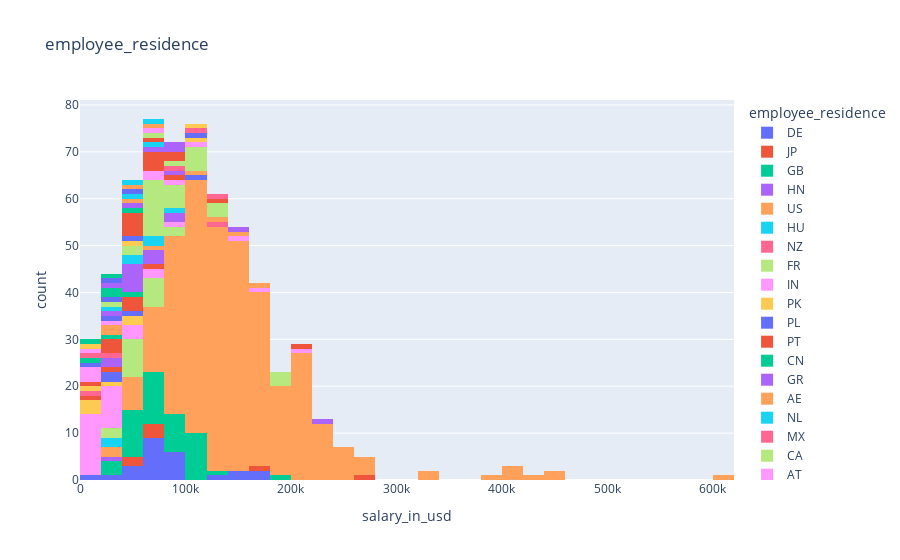

Notebook code for this chart:
### Markdown cell above
From this violin plot, a wide range of fulltime (FT) data scientist earned prettey well. This could be as a result of their increased working hours

### Code cell
px.histogram(ds_salaries_df, x='salary_in_usd', color='employee_residence', title='employee_residence')

### Figure 1 — Plotly figure (JSON) as saved in the notebook; plotly's stock layout.template omitted (floating-point values rounded to 4 significant figures; data arrays with more than 128 entries replaced by an {"elided": "..."} marker saying what was removed)
{"data": [{"alignmentgroup": "True", "bingroup": "x", "hovertemplate": "employee_residence=DE<br>salary_in_usd=%{x}<br>count=%{y}<extra></extra>", "legendgroup": "DE", "marker": {"color": "#636efa", "pattern": {"shape": ""}}, "name": "DE", "offsetgroup": "DE", "orientation": "v", "showlegend": true, "type": "histogram", "x": [79833, 59303, 15966, 148261, 62726, 49268, 79197, 76833, 95746, 94564, 63831, 130026, 90734, 61467, 24823, 90734, 88654, 173762, 141846, 63831, 65013, 76833, 87932, 54957, 162674], "xaxis": "x", "yaxis": "y"}, {"alignmentgroup": "True", "bingroup": "x", "hovertemplate": "employee_residence=JP<br>salary_in_usd=%{x}<br>count=%{y}<extra></extra>", "legendgroup": "JP", "marker": {"color": "#EF553B", "pattern": {"shape": ""}}, "name": "JP", "offsetgroup": "JP", "orientation": "v", "showlegend": true, "type": "histogram", "x": [260000, 41689, 63711, 77364, 168000, 74000, 40000], "xaxis": "x", "yaxis": "y"}, {"alignmentgroup": "True", "bingroup": "x", "hovertemplate": "employee_residence=GB<br>salary_in_usd=%{x}<br>count=%{y}<extra></extra>", "legendgroup": "GB", "marker": {"color": "#00cc96", "pattern": {"shape": ""}}, "name": "GB", "offsetgroup": "GB", "orientation": "v", "showlegend": true, "type": "histogram", "x": [109024, 112872, 76958, 82528, 54238, 51519, 113476, 103160, 110037, 82528, 61896, 116914, 56256, 72212, 96282, 117789, 104702, 52351, 65438, 39263, 78526, 52351, 45807, 78526, 65438, 37300, 124333, 98158, 117789, 98158, 52351, 71982, 45807, 78526, 58894, 39263, 104702, 91614, 98158, 78526, 183228, 91614, 65438, 45807], "xaxis": "x", "yaxis": "y"}, {"alignmentgroup": "True", "bingroup": "x", "hovertemplate": "employee_residence=HN<br>salary_in_usd=%{x}<br>count=%{y}<extra></extra>", "legendgroup": "HN", "marker": {"color": "#ab63fa", "pattern": {"shape": ""}}, "name": "HN", "offsetgroup": "HN", "orientation": "v", "showlegend": true, "type": "histogram", "x": [20000], "xaxis": "x", "yaxis": "y"}, {"alignmentgroup": "True", "bingroup": "x", "hovertemplate": "employee_residence=US<br>salary_in_usd=%{x}<br>count=%{y}<extra></extra>", "legendgroup": "US", "marker": {"color": "#FFA15A", "pattern": {"shape": ""}}, "name": "US", "offsetgroup": "US", "orientation": "v", "showlegend": true, "type": "histogram", "x": {"elided": "332 int values"}, "xaxis": "x", "yaxis": "y"}, {"alignmentgroup": "True", "bingroup": "x", "hovertemplate": "employee_residence=HU<br>salary_in_usd=%{x}<br>count=%{y}<extra></extra>", "legendgroup": "HU", "marker": {"color": "#19d3f3", "pattern": {"shape": ""}}, "name": "HU", "offsetgroup": "HU", "orientation": "v", "showlegend": true, "type": "histogram", "x": [35735, 36259], "xaxis": "x", "yaxis": "y"}, {"alignmentgroup": "True", "bingroup": "x", "hovertemplate": "employee_residence=NZ<br>salary_in_usd=%{x}<br>count=%{y}<extra></extra>", "legendgroup": "NZ", "marker": {"color": "#FF6692", "pattern": {"shape": ""}}, "name": "NZ", "offsetgroup": "NZ", "orientation": "v", "showlegend": true, "type": "histogram", "x": [125000], "xaxis": "x", "yaxis": "y"}, {"alignmentgroup": "True", "bingroup": "x", "hovertemplate": "employee_residence=FR<br>salary_in_usd=%{x}<br>count=%{y}<extra></extra>", "legendgroup": "FR", "marker": {"color": "#B6E880", "pattern": {"shape": ""}}, "name": "FR", "offsetgroup": "FR", "orientation": "v", "showlegend": true, "type": "histogram", "x": [51321, 39916, 46759, 70139, 62726, 42197, 53192, 59102, 49646, 62649, 69741, 50000, 56738, 36643, 77684, 87932, 93427, 68147], "xaxis": "x", "yaxis": "y"}, {"alignmentgroup": "True", "bingroup": "x", "hovertemplate": "employee_residence=IN<br>salary_in_usd=%{x}<br>count=%{y}<extra></extra>", "legendgroup": "IN", "marker": {"color": "#FF97FF", "pattern": {"shape": ""}}, "name": "IN", "offsetgroup": "IN", "orientation": "v", "showlegend": true, "type": "histogram", "x": [40481, 5707, 6072, 6072, 150000, 5409, 19609, 29751, 30428, 9466, 20000, 40570, 5679, 22611, 24342, 54094, 5882, 33808, 16228, 21637, 18053, 28399, 16904, 66265, 94665, 79039, 18442, 31615, 18442, 200000], "xaxis": "x", "yaxis": "y"}, {"alignmentgroup": "True", "bingroup": "x", "hovertemplate": "employee_residence=PK<br>salary_in_usd=%{x}<br>count=%{y}<extra></extra>", "legendgroup": "PK", "marker": {"color": "#FECB52", "pattern": {"shape": ""}}, "name": "PK", "offsetgroup": "PK", "orientation": "v", "showlegend": true, "type": "histogram", "x": [8000, 54742, 12000, 12000, 58035, 20000], "xaxis": "x", "yaxis": "y"}, {"alignmentgroup": "True", "bingroup": "x", "hovertemplate": "employee_residence=PL<br>salary_in_usd=%{x}<br>count=%{y}<extra></extra>", "legendgroup": "PL", "marker": {"color": "#636efa", "pattern": {"shape": ""}}, "name": "PL", "offsetgroup": "PL", "orientation": "v", "showlegend": true, "type": "histogram", "x": [114047, 28476, 46597, 35590], "xaxis": "x", "yaxis": "y"}, {"alignmentgroup": "True", "bingroup": "x", "hovertemplate": "employee_residence=PT<br>salary_in_usd=%{x}<br>count=%{y}<extra></extra>", "legendgroup": "PT", "marker": {"color": "#EF553B", "pattern": {"shape": ""}}, "name": "PT", "offsetgroup": "PT", "orientation": "v", "showlegend": true, "type": "histogram", "x": [56000, 50180, 60757, 21983, 58255, 10000], "xaxis": "x", "yaxis": "y"}, {"alignmentgroup": "True", "bingroup": "x", "hovertemplate": "employee_residence=CN<br>salary_in_usd=%{x}<br>count=%{y}<extra></extra>", "legendgroup": "CN", "marker": {"color": "#00cc96", "pattern": {"shape": ""}}, "name": "CN", "offsetgroup": "CN", "orientation": "v", "showlegend": true, "type": "histogram", "x": [43331], "xaxis": "x", "yaxis": "y"}, {"alignmentgroup": "True", "bingroup": "x", "hovertemplate": "employee_residence=GR<br>salary_in_usd=%{x}<br>count=%{y}<extra></extra>", "legendgroup": "GR", "marker": {"color": "#ab63fa", "pattern": {"shape": ""}}, "name": "GR", "offsetgroup": "GR", "orientation": "v", "showlegend": true, "type": "histogram", "x": [47899, 68428, 88654, 40189, 54957, 54957, 65949, 49461, 87932, 43966, 32974, 76940, 20000], "xaxis": "x", "yaxis": "y"}, {"alignmentgroup": "True", "bingroup": "x", "hovertemplate": "employee_residence=AE<br>salary_in_usd=%{x}<br>count=%{y}<extra></extra>", "legendgroup": "AE", "marker": {"color": "#FFA15A", "pattern": {"shape": ""}}, "name": "AE", "offsetgroup": "AE", "orientation": "v", "showlegend": true, "type": "histogram", "x": [115000, 120000, 65000], "xaxis": "x", "yaxis": "y"}, {"alignmentgroup": "True", "bingroup": "x", "hovertemplate": "employee_residence=NL<br>salary_in_usd=%{x}<br>count=%{y}<extra></extra>", "legendgroup": "NL", "marker": {"color": "#19d3f3", "pattern": {"shape": ""}}, "name": "NL", "offsetgroup": "NL", "orientation": "v", "showlegend": true, "type": "histogram", "x": [42000, 45391, 85000, 69741, 62651], "xaxis": "x", "yaxis": "y"}, {"alignmentgroup": "True", "bingroup": "x", "hovertemplate": "employee_residence=MX<br>salary_in_usd=%{x}<br>count=%{y}<extra></extra>", "legendgroup": "MX", "marker": {"color": "#FF6692", "pattern": {"shape": ""}}, "name": "MX", "offsetgroup": "MX", "orientation": "v", "showlegend": true, "type": "histogram", "x": [33511, 2859], "xaxis": "x", "yaxis": "y"}, {"alignmentgroup": "True", "bingroup": "x", "hovertemplate": "employee_residence=CA<br>salary_in_usd=%{x}<br>count=%{y}<extra></extra>", "legendgroup": "CA", "marker": {"color": "#B6E880", "pattern": {"shape": ""}}, "name": "CA", "offsetgroup": "CA", "orientation": "v", "showlegend": true, "type": "histogram", "x": [117104, 187442, 75774, 127221, 96113, 87738, 71786, 63810, 103691, 99703, 192400, 90700, 130000, 61300, 130000, 61300, 118187, 78791, 196979, 100000, 75000, 78791, 52396, 70912, 69336, 85000, 75000, 67000, 52000], "xaxis": "x", "yaxis": "y"}, {"alignmentgroup": "True", "bingroup": "x", "hovertemplate": "employee_residence=AT<br>salary_in_usd=%{x}<br>count=%{y}<extra></extra>", "legendgroup": "AT", "marker": {"color": "#FF97FF", "pattern": {"shape": ""}}, "name": "AT", "offsetgroup": "AT", "orientation": "v", "showlegend": true, "type": "histogram", "x": [74130, 91237, 64849], "xaxis": "x", "yaxis": "y"}, {"alignmentgroup": "True", "bingroup": "x", "hovertemplate": "employee_residence=NG<br>salary_in_usd=%{x}<br>count=%{y}<extra></extra>", "legendgroup": "NG", "marker": {"color": "#FECB52", "pattern": {"shape": ""}}, "name": "NG", "offsetgroup": "NG", "orientation": "v", "showlegend": true, "type": "histogram", "x": [10000, 50000], "xaxis": "x", "yaxis": "y"}, {"alignmentgroup": "True", "bingroup": "x", "hovertemplate": "employee_residence=PH<br>salary_in_usd=%{x}<br>count=%{y}<extra></extra>", "legendgroup": "PH", "marker": {"color": "#636efa", "pattern": {"shape": ""}}, "name": "PH", "offsetgroup": "PH", "orientation": "v", "showlegend": true, "type": "histogram", "x": [45760], "xaxis": "x", "yaxis": "y"}, {"alignmentgroup": "True", "bingroup": "x", "hovertemplate": "employee_residence=ES<br>salary_in_usd=%{x}<br>count=%{y}<extra></extra>", "legendgroup": "ES", "marker": {"color": "#EF553B", "pattern": {"shape": ""}}, "name": "ES", "offsetgroup": "ES", "orientation": "v", "showlegend": true, "type": "histogram", "x": [79833, 38776, 130800, 47282, 60000, 10354, 37825, 46809, 55000, 49461, 43966, 32974, 87932, 76940, 65949], "xaxis": "x", "yaxis": "y"}, {"alignmentgroup": "True", "bingroup": "x", "hovertemplate": "employee_residence=DK<br>salary_in_usd=%{x}<br>count=%{y}<extra></extra>", "legendgroup": "DK", "marker": {"color": "#00cc96", "pattern": {"shape": ""}}, "name": "DK", "offsetgroup": "DK", "orientation": "v", "showlegend": true, "type": "histogram", "x": [45896, 28609], "xaxis": "x", "yaxis": "y"}, {"alignmentgroup": "True", "bingroup": "x", "hovertemplate": "employee_residence=RU<br>salary_in_usd=%{x}<br>count=%{y}<extra></extra>", "legendgroup": "RU", "marker": {"color": "#ab63fa", "pattern": {"shape": ""}}, "name": "RU", "offsetgroup": "RU", "orientation": "v", "showlegend": true, "type": "histogram", "x": [60000, 230000, 85000, 48000], "xaxis": "x", "yaxis": "y"}, {"alignmentgroup": "True", "bingroup": "x", "hovertemplate": "employee_residence=IT<br>salary_in_usd=%{x}<br>count=%{y}<extra></extra>", "legendgroup": "IT", "marker": {"color": "#FFA15A", "pattern": {"shape": ""}}, "name": "IT", "offsetgroup": "IT", "orientation": "v", "showlegend": true, "type": "histogram", "x": [21669, 153667, 20000, 51064], "xaxis": "x", "yaxis": "y"}, {"alignmentgroup": "True", "bingroup": "x", "hovertemplate": "employee_residence=HR<br>salary_in_usd=%{x}<br>count=%{y}<extra></extra>", "legendgroup": "HR", "marker": {"color": "#19d3f3", "pattern": {"shape": ""}}, "name": "HR", "offsetgroup": "HR", "orientation": "v", "showlegend": true, "type": "histogram", "x": [45618], "xaxis": "x", "yaxis": "y"}, {"alignmentgroup": "True", "bingroup": "x", "hovertemplate": "employee_residence=BG<br>salary_in_usd=%{x}<br>count=%{y}<extra></extra>", "legendgroup": "BG", "marker": {"color": "#FF6692", "pattern": {"shape": ""}}, "name": "BG", "offsetgroup": "BG", "orientation": "v", "showlegend": true, "type": "histogram", "x": [80000], "xaxis": "x", "yaxis": "y"}, {"alignmentgroup": "True", "bingroup": "x", "hovertemplate": "employee_residence=SG<br>salary_in_usd=%{x}<br>count=%{y}<extra></extra>", "legendgroup": "SG", "marker": {"color": "#B6E880", "pattern": {"shape": ""}}, "name": "SG", "offsetgroup": "SG", "orientation": "v", "showlegend": true, "type": "histogram", "x": [89294, 119059], "xaxis": "x", "yaxis": "y"}, {"alignmentgroup": "True", "bingroup": "x", "hovertemplate": "employee_residence=BR<br>salary_in_usd=%{x}<br>count=%{y}<extra></extra>", "legendgroup": "BR", "marker": {"color": "#FF97FF", "pattern": {"shape": ""}}, "name": "BR", "offsetgroup": "BR", "orientation": "v", "showlegend": true, "type": "histogram", "x": [12000, 24000, 160000, 12901, 18907, 100000], "xaxis": "x", "yaxis": "y"}, {"alignmentgroup": "True", "bingroup": "x", "hovertemplate": "employee_residence=IQ<br>salary_in_usd=%{x}<br>count=%{y}<extra></extra>", "legendgroup": "IQ", "marker": {"color": "#FECB52", "pattern": {"shape": ""}}, "name": "IQ", "offsetgroup": "IQ", "orientation": "v", "showlegend": true, "type": "histogram", "x": [100000], "xaxis": "x", "yaxis": "y"}, {"alignmentgroup": "True", "bingroup": "x", "hovertemplate": "employee_residence=VN<br>salary_in_usd=%{x}<br>count=%{y}<extra></extra>", "legendgroup": "VN", "marker": {"color": "#636efa", "pattern": {"shape": ""}}, "name": "VN", "offsetgroup": "VN", "orientation": "v", "showlegend": true, "type": "histogram", "x": [38400, 50000, 4000], "xaxis": "x", "yaxis": "y"}, {"alignmentgroup": "True", "bingroup": "x", "hovertemplate": "employee_residence=BE<br>salary_in_usd=%{x}<br>count=%{y}<extra></extra>", "legendgroup": "BE", "marker": {"color": "#EF553B", "pattern": {"shape": ""}}, "name": "BE", "offsetgroup": "BE", "orientation": "v", "showlegend": true, "type": "histogram", "x": [82744, 88654], "xaxis": "x", "yaxis": "y"}, {"alignmentgroup": "True", "bingroup": "x", "hovertemplate": "employee_residence=UA<br>salary_in_usd=%{x}<br>count=%{y}<extra></extra>", "legendgroup": "UA", "marker": {"color": "#00cc96", "pattern": {"shape": ""}}, "name": "UA", "offsetgroup": "UA", "orientation": "v", "showlegend": true, "type": "histogram", "x": [13400], "xaxis": "x", "yaxis": "y"}, {"alignmentgroup": "True", "bingroup": "x", "hovertemplate": "employee_residence=MT<br>salary_in_usd=%{x}<br>count=%{y}<extra></extra>", "legendgroup": "MT", "marker": {"color": "#ab63fa", "pattern": {"shape": ""}}, "name": "MT", "offsetgroup": "MT", "orientation": "v", "showlegend": true, "type": "histogram", "x": [28369], "xaxis": "x", "yaxis": "y"}, {"alignmentgroup": "True", "bingroup": "x", "hovertemplate": "employee_residence=CL<br>salary_in_usd=%{x}<br>count=%{y}<extra></extra>", "legendgroup": "CL", "marker": {"color": "#FFA15A", "pattern": {"shape": ""}}, "name": "CL", "offsetgroup": "CL", "orientation": "v", "showlegend": true, "type": "histogram", "x": [40038], "xaxis": "x", "yaxis": "y"}, {"alignmentgroup": "True", "bingroup": "x", "hovertemplate": "employee_residence=RO<br>salary_in_usd=%{x}<br>count=%{y}<extra></extra>", "legendgroup": "RO", "marker": {"color": "#19d3f3", "pattern": {"shape": ""}}, "name": "RO", "offsetgroup": "RO", "orientation": "v", "showlegend": true, "type": "histogram", "x": [26005, 76833], "xaxis": "x", "yaxis": "y"}, {"alignmentgroup": "True", "bingroup": "x", "hovertemplate": "employee_residence=IR<br>salary_in_usd=%{x}<br>count=%{y}<extra></extra>", "legendgroup": "IR", "marker": {"color": "#FF6692", "pattern": {"shape": ""}}, "name": "IR", "offsetgroup": "IR", "orientation": "v", "showlegend": true, "type": "histogram", "x": [4000], "xaxis": "x", "yaxis": "y"}, {"alignmentgroup": "True", "bingroup": "x", "hovertemplate": "employee_residence=CO<br>salary_in_usd=%{x}<br>count=%{y}<extra></extra>", "legendgroup": "CO", "marker": {"color": "#B6E880", "pattern": {"shape": ""}}, "name": "CO", "offsetgroup": "CO", "orientation": "v", "showlegend": true, "type": "histogram", "x": [21844], "xaxis": "x", "yaxis": "y"}, {"alignmentgroup": "True", "bingroup": "x", "hovertemplate": "employee_residence=MD<br>salary_in_usd=%{x}<br>count=%{y}<extra></extra>", "legendgroup": "MD", "marker": {"color": "#FF97FF", "pattern": {"shape": ""}}, "name": "MD", "offsetgroup": "MD", "orientation": "v", "showlegend": true, "type": "histogram", "x": [18000], "xaxis": "x", "yaxis": "y"}, {"alignmentgroup": "True", "bingroup": "x", "hovertemplate": "employee_residence=KE<br>salary_in_usd=%{x}<br>count=%{y}<extra></extra>", "legendgroup": "KE", "marker": {"color": "#FECB52", "pattern": {"shape": ""}}, "name": "KE", "offsetgroup": "KE", "orientation": "v", "showlegend": true, "type": "histogram", "x": [9272], "xaxis": "x", "yaxis": "y"}, {"alignmentgroup": "True", "bingroup": "x", "hovertemplate": "employee_residence=SI<br>salary_in_usd=%{x}<br>count=%{y}<extra></extra>", "legendgroup": "SI", "marker": {"color": "#636efa", "pattern": {"shape": ""}}, "name": "SI", "offsetgroup": "SI", "orientation": "v", "showlegend": true, "type": "histogram", "x": [24823, 102839], "xaxis": "x", "yaxis": "y"}, {"alignmentgroup": "True", "bingroup": "x", "hovertemplate": "employee_residence=HK<br>salary_in_usd=%{x}<br>count=%{y}<extra></extra>", "legendgroup": "HK", "marker": {"color": "#EF553B", "pattern": {"shape": ""}}, "name": "HK", "offsetgroup": "HK", "orientation": "v", "showlegend": true, "type": "histogram", "x": [66022], "xaxis": "x", "yaxis": "y"}, {"alignmentgroup": "True", "bingroup": "x", "hovertemplate": "employee_residence=TR<br>salary_in_usd=%{x}<br>count=%{y}<extra></extra>", "legendgroup": "TR", "marker": {"color": "#00cc96", "pattern": {"shape": ""}}, "name": "TR", "offsetgroup": "TR", "orientation": "v", "showlegend": true, "type": "histogram", "x": [12103, 28016, 20171], "xaxis": "x", "yaxis": "y"}, {"alignmentgroup": "True", "bingroup": "x", "hovertemplate": "employee_residence=RS<br>salary_in_usd=%{x}<br>count=%{y}<extra></extra>", "legendgroup": "RS", "marker": {"color": "#ab63fa", "pattern": {"shape": ""}}, "name": "RS", "offsetgroup": "RS", "orientation": "v", "showlegend": true, "type": "histogram", "x": [25532], "xaxis": "x", "yaxis": "y"}, {"alignmentgroup": "True", "bingroup": "x", "hovertemplate": "employee_residence=PR<br>salary_in_usd=%{x}<br>count=%{y}<extra></extra>", "legendgroup": "PR", "marker": {"color": "#FFA15A", "pattern": {"shape": ""}}, "name": "PR", "offsetgroup": "PR", "orientation": "v", "showlegend": true, "type": "histogram", "x": [160000], "xaxis": "x", "yaxis": "y"}, {"alignmentgroup": "True", "bingroup": "x", "hovertemplate": "employee_residence=LU<br>salary_in_usd=%{x}<br>count=%{y}<extra></extra>", "legendgroup": "LU", "marker": {"color": "#19d3f3", "pattern": {"shape": ""}}, "name": "LU", "offsetgroup": "LU", "orientation": "v", "showlegend": true, "type": "histogram", "x": [59102], "xaxis": "x", "yaxis": "y"}, {"alignmentgroup": "True", "bingroup": "x", "hovertemplate": "employee_residence=JE<br>salary_in_usd=%{x}<br>count=%{y}<extra></extra>", "legendgroup": "JE", "marker": {"color": "#FF6692", "pattern": {"shape": ""}}, "name": "JE", "offsetgroup": "JE", "orientation": "v", "showlegend": true, "type": "histogram", "x": [100000], "xaxis": "x", "yaxis": "y"}, {"alignmentgroup": "True", "bingroup": "x", "hovertemplate": "employee_residence=CZ<br>salary_in_usd=%{x}<br>count=%{y}<extra></extra>", "legendgroup": "CZ", "marker": {"color": "#B6E880", "pattern": {"shape": ""}}, "name": "CZ", "offsetgroup": "CZ", "orientation": "v", "showlegend": true, "type": "histogram", "x": [69999], "xaxis": "x", "yaxis": "y"}, {"alignmentgroup": "True", "bingroup": "x", "hovertemplate": "employee_residence=AR<br>salary_in_usd=%{x}<br>count=%{y}<extra></extra>", "legendgroup": "AR", "marker": {"color": "#FF97FF", "pattern": {"shape": ""}}, "name": "AR", "offsetgroup": "AR", "orientation": "v", "showlegend": true, "type": "histogram", "x": [60000], "xaxis": "x", "yaxis": "y"}, {"alignmentgroup": "True", "bingroup": "x", "hovertemplate": "employee_residence=DZ<br>salary_in_usd=%{x}<br>count=%{y}<extra></extra>", "legendgroup": "DZ", "marker": {"color": "#FECB52", "pattern": {"shape": ""}}, "name": "DZ", "offsetgroup": "DZ", "orientation": "v", "showlegend": true, "type": "histogram", "x": [100000], "xaxis": "x", "yaxis": "y"}, {"alignmentgroup": "True", "bingroup": "x", "hovertemplate": "employee_residence=TN<br>salary_in_usd=%{x}<br>count=%{y}<extra></extra>", "legendgroup": "TN", "marker": {"color": "#636efa", "pattern": {"shape": ""}}, "name": "TN", "offsetgroup": "TN", "orientation": "v", "showlegend": true, "type": "histogram", "x": [31875], "xaxis": "x", "yaxis": "y"}, {"alignmentgroup": "True", "bingroup": "x", "hovertemplate": "employee_residence=MY<br>salary_in_usd=%{x}<br>count=%{y}<extra></extra>", "legendgroup": "MY", "marker": {"color": "#EF553B", "pattern": {"shape": ""}}, "name": "MY", "offsetgroup": "MY", "orientation": "v", "showlegend": true, "type": "histogram", "x": [200000], "xaxis": "x", "yaxis": "y"}, {"alignmentgroup": "True", "bingroup": "x", "hovertemplate": "employee_residence=EE<br>salary_in_usd=%{x}<br>count=%{y}<extra></extra>", "legendgroup": "EE", "marker": {"color": "#00cc96", "pattern": {"shape": ""}}, "name": "EE", "offsetgroup": "EE", "orientation": "v", "showlegend": true, "type": "histogram", "x": [32974], "xaxis": "x", "yaxis": "y"}, {"alignmentgroup": "True", "bingroup": "x", "hovertemplate": "employee_residence=AU<br>salary_in_usd=%{x}<br>count=%{y}<extra></extra>", "legendgroup": "AU", "marker": {"color": "#ab63fa", "pattern": {"shape": ""}}, "name": "AU", "offsetgroup": "AU", "orientation": "v", "showlegend": true, "type": "histogram", "x": [87425, 86703, 150000], "xaxis": "x", "yaxis": "y"}, {"alignmentgroup": "True", "bingroup": "x", "hovertemplate": "employee_residence=BO<br>salary_in_usd=%{x}<br>count=%{y}<extra></extra>", "legendgroup": "BO", "marker": {"color": "#FFA15A", "pattern": {"shape": ""}}, "name": "BO", "offsetgroup": "BO", "orientation": "v", "showlegend": true, "type": "histogram", "x": [75000], "xaxis": "x", "yaxis": "y"}, {"alignmentgroup": "True", "bingroup": "x", "hovertemplate": "employee_residence=IE<br>salary_in_usd=%{x}<br>count=%{y}<extra></extra>", "legendgroup": "IE", "marker": {"color": "#19d3f3", "pattern": {"shape": ""}}, "name": "IE", "offsetgroup": "IE", "orientation": "v", "showlegend": true, "type": "histogram", "x": [71444], "xaxis": "x", "yaxis": "y"}, {"alignmentgroup": "True", "bingroup": "x", "hovertemplate": "employee_residence=CH<br>salary_in_usd=%{x}<br>count=%{y}<extra></extra>", "legendgroup": "CH", "marker": {"color": "#FF6692", "pattern": {"shape": ""}}, "name": "CH", "offsetgroup": "CH", "orientation": "v", "showlegend": true, "type": "histogram", "x": [122346], "xaxis": "x", "yaxis": "y"}], "layout": {"barmode": "relative", "legend": {"title": {"text": "employee_residence"}, "tracegroupgap": 0}, "title": {"text": "employee_residence"}, "xaxis": {"anchor": "y", "domain": [0, 1], "title": {"text": "salary_in_usd"}}, "yaxis": {"anchor": "x", "domain": [0, 1], "title": {"text": "count"}}}}
